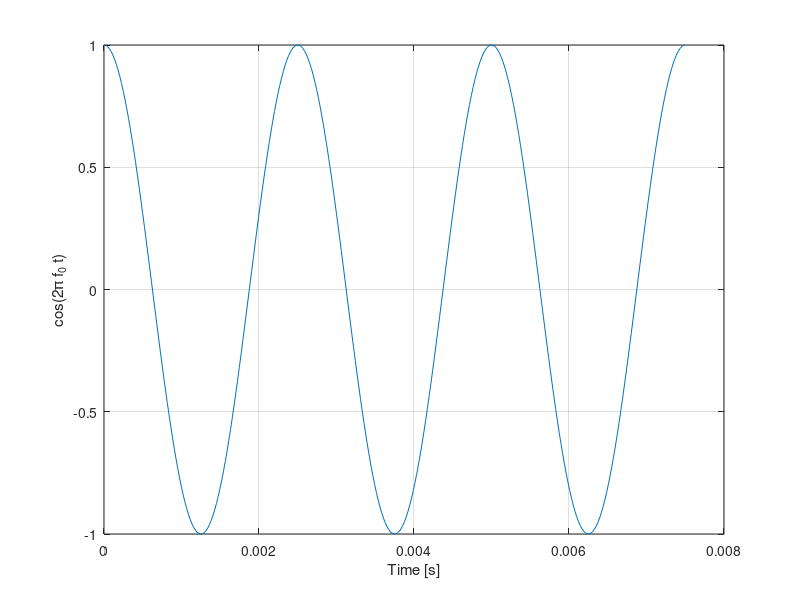
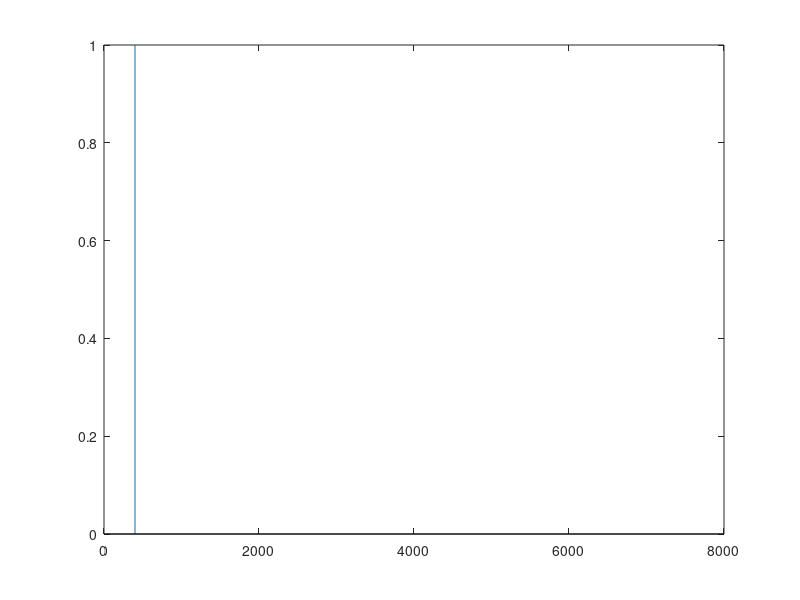

These figures' MATLAB source, in order:
fs=44100; %Sampling rate 44.1 kHz
Ts=1/fs; %sampling period
t=0:Ts:2; %Time vector for 2 seconds 
f0=400; %Frequency of the pure tone. Fundamental frequency
x= cos(2*pi*f0*t);
%sound(x, fs); %play the sound

%Plot the signal(the first 3 periods of the signal are plotted to)
n=1:round(3*fs/f0); %indices for 3 periods
figure(1);
plot(t(n),x(n));
grid on;
xlabel('Time [s]')
ylabel('cos(2\pi f_0 t)')

%Line Spectrum
figure(2);
K= 20; %Number of harmonics to consider 
k=0:K-1; % Harmonics indices (0 to 19)
A =zeros(1,K); % Initialize amplitudes
A(2)= 1; % A(1) is DC A(0), A(2) is A1 (f0)
stem(k*f0,A,'marker','none');




